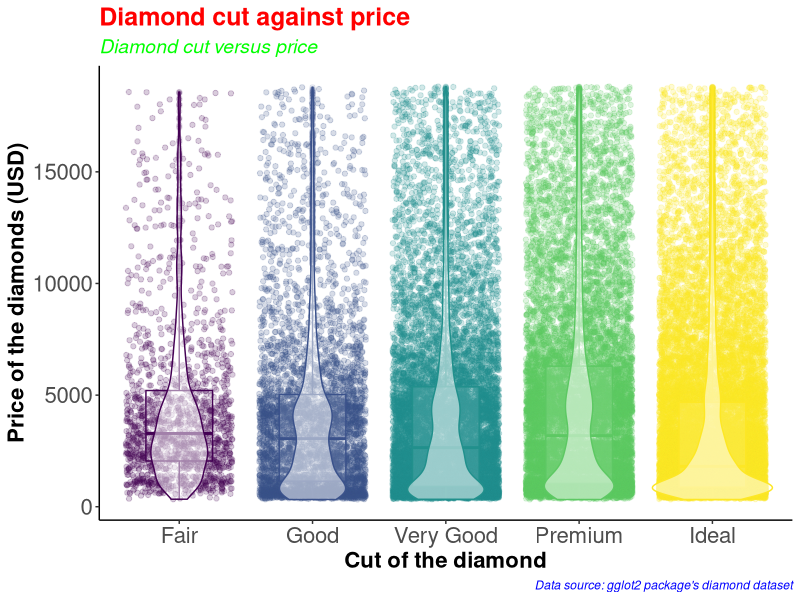
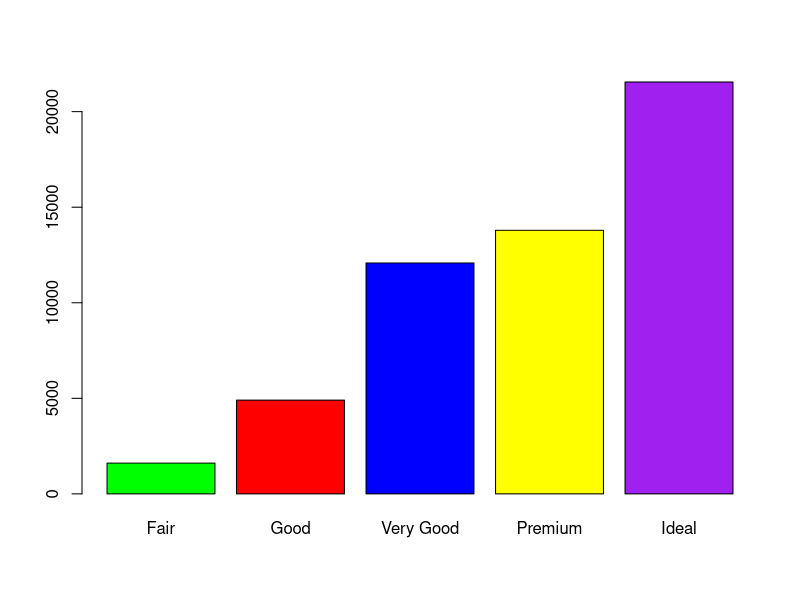
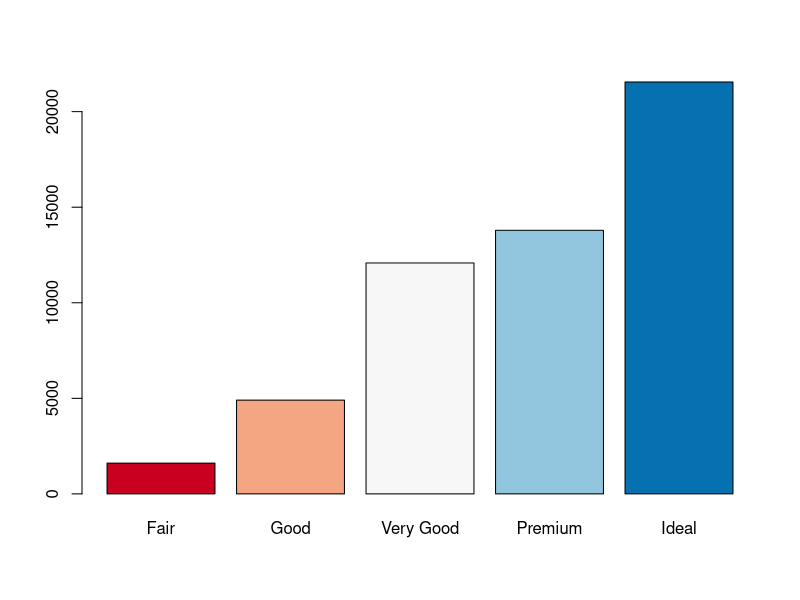
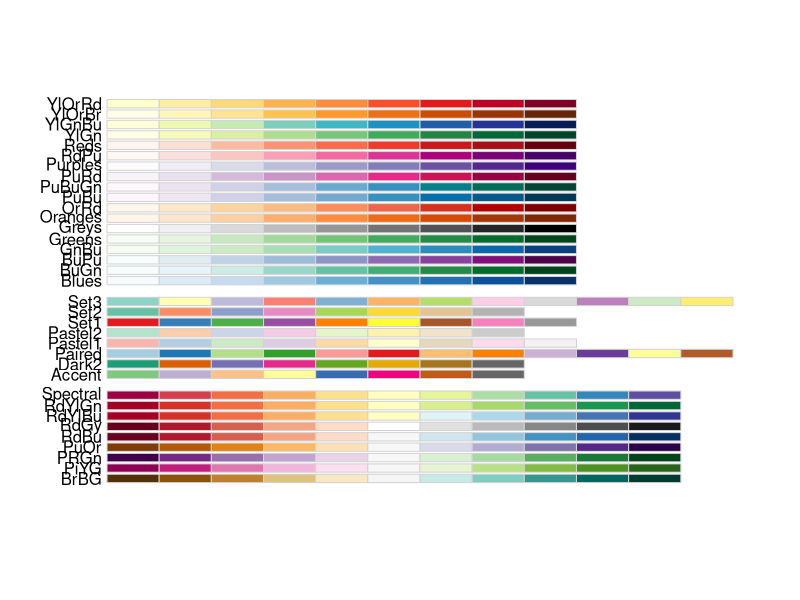
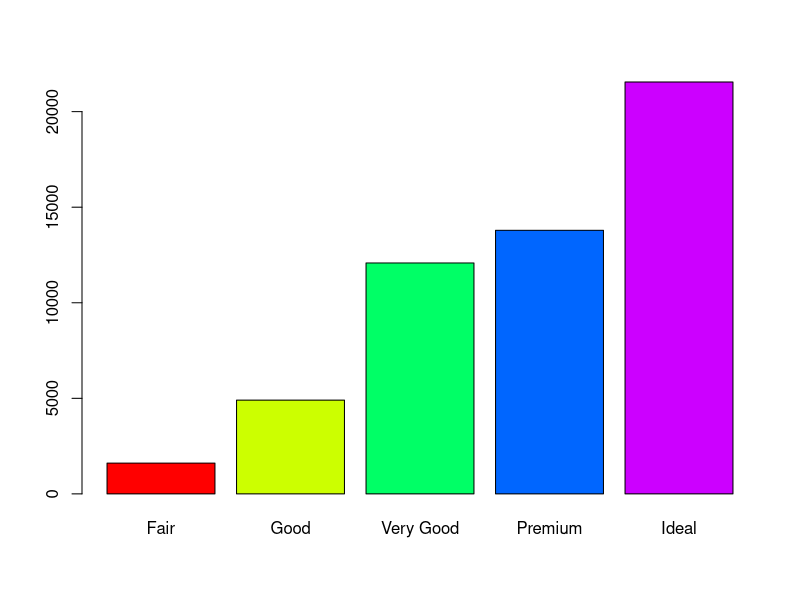
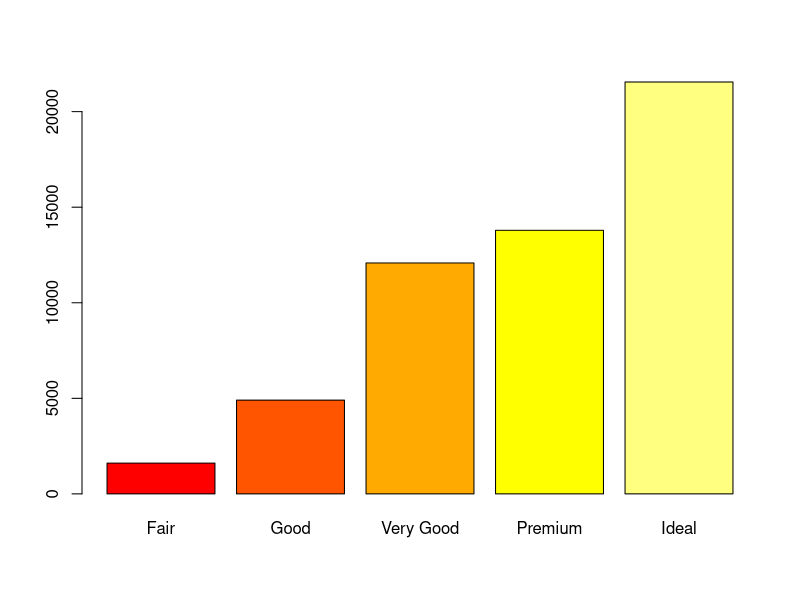
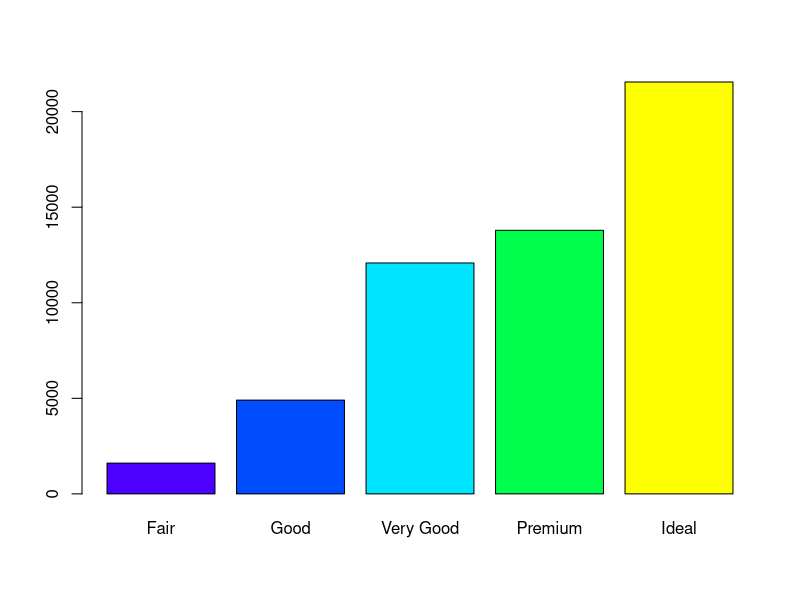
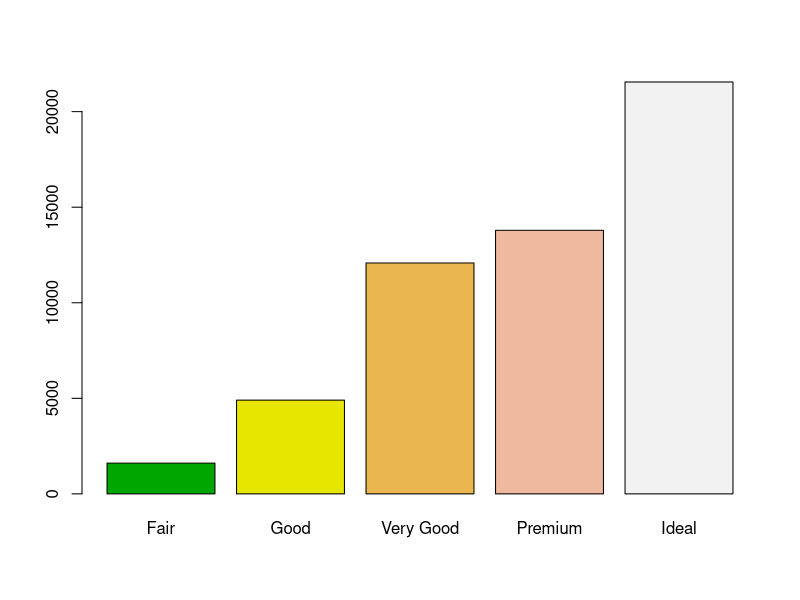

Generate these figures, in order, with R:
#########################################
# Name: Wyclife Agumba Oluoch           #   
# E-mail: wyclifeoluoch@gmail.com       #
# GitHub: https://github.com/Wycology   #
# Task: Boxplot and violin plots in one #
# Date: 4th Jan 2020                    #
# Last edited: 19th Jan 2020            #
#########################################

# Loading the necessary libraries
library(tidyverse)
library(RColorBrewer)

diamonds_df <- diamonds

diamonds_df %>% 
  ggplot(aes(x = cut, y = price, color = cut)) +
  geom_point(position = "jitter", alpha = 0.2) +
  geom_boxplot(alpha = 0.1, width = 0.5) +
  geom_violin(alpha = 0.5) +
  theme_classic() +
  theme(legend.position = "none") +
  labs(x = "Cut of the diamond",
       y = "Price of the diamonds (USD)",
       title = "Diamond cut against price",
       subtitle = "Diamond cut versus price",
       caption = "Data source: gglot2 package's diamond dataset") +
  theme(axis.text=element_text(size=16),
        axis.title=element_text(size=16,face="bold")) +
  theme(plot.title = element_text(color = 'red', size = 18, face = 'bold'),
        plot.subtitle = element_text(color = 'green', size = 14, face = 'italic'),
        plot.caption = element_text(color = 'blue', face = 'italic'))

diamonds %>% 
  filter(cut == 'Very Good') %>% 
  nrow()

diamonds %>% 
  select(cut) %>% 
  table() %>% 
  barplot(col = c('green', 'red', 'blue', 'yellow', 'purple'))

# Instead of specifying the colors, we can simply use the color brewer panel 

diamonds %>% 
  select(cut) %>% 
  table() %>% 
  barplot(col = brewer.pal(n = 5, name = "RdBu"))
# To display more brewer colors options to use, run the following function:

display.brewer.all()

# Can also use rainbow colors

diamonds %>% 
  select(cut) %>% 
  table() %>% 
  barplot(col = rainbow(5))

# Can also use heat.colors
diamonds %>% 
  select(cut) %>% 
  table() %>% 
  barplot(col = heat.colors(5))

# Can also use topographic colors

diamonds %>% 
  select(cut) %>% 
  table() %>% 
  barplot(col = topo.colors(5))

# Can also use terrain colors
diamonds %>% 
  select(cut) %>% 
  table() %>% 
  barplot(col = terrain.colors(5))

# Can also use cm.colors
diamonds %>% 
  select(cut) %>% 
  table() %>% 
  barplot(col = cm.colors(5))
